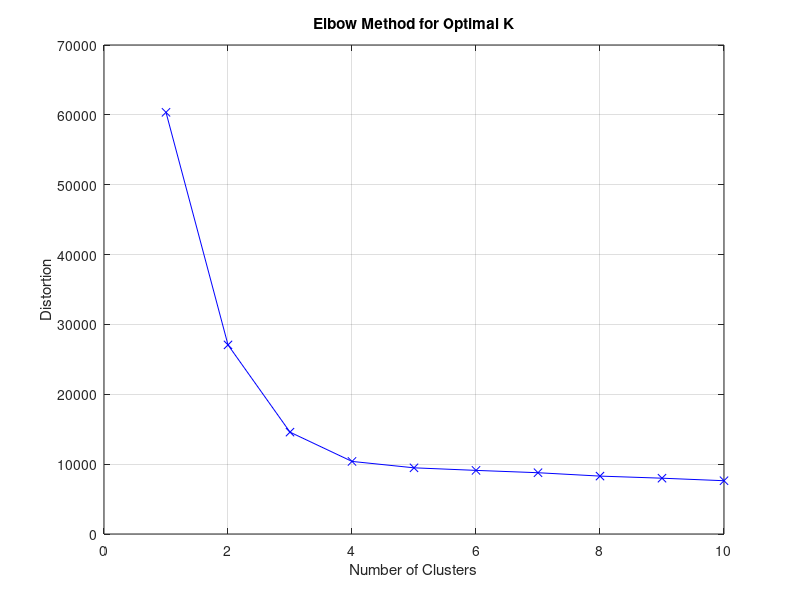
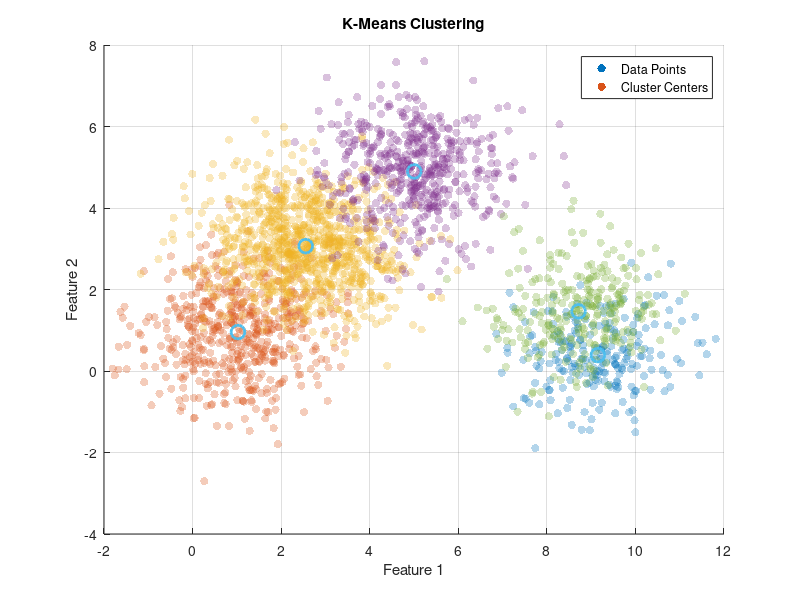
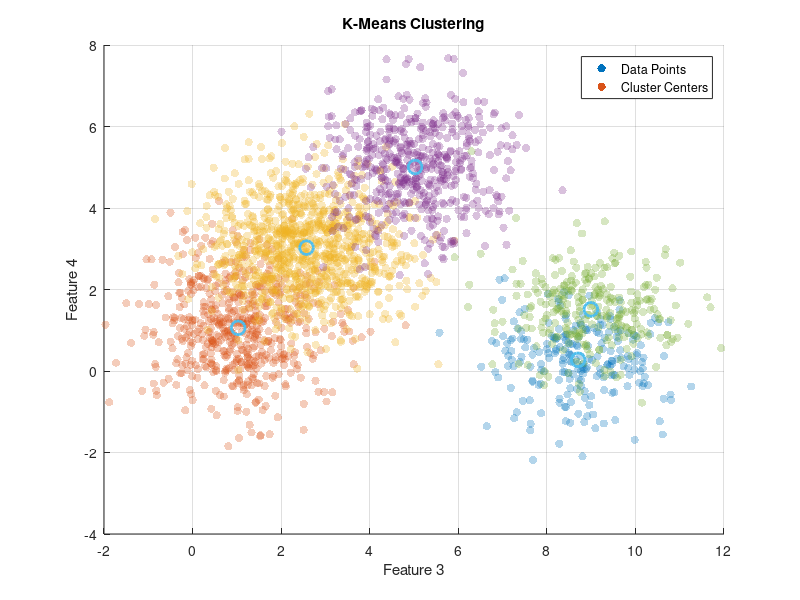

Write the MATLAB code that produced these figures, in order.
num_samples = 500;  % Number of data points
data_dim = 4;       % Dimensionality of data (changed to 4)
true_means = [1, 1, 1, 1; 5, 5, 5, 5; 9, 1, 9, 1; 2, 3, 2, 3; 3, 3, 3, 3];  % True cluster means (adjusted for 4 dimensions)

% Generate synthetic dataset
rng(1); % Set random seed for reproducibility
data = [];
for i = 1:size(true_means, 1)
    data = [data; mvnrnd(true_means(i,:), eye(data_dim), num_samples)];
end

% Automatic selection of the optimal number of clusters using the elbow method
max_clusters = 10;
distortions = zeros(1, max_clusters);
for k = 1:max_clusters
    [~, ~, sumd] = kmeans(data, k);
    distortions(k) = sum(sumd);
end

% Plot the elbow curve
figure;
plot(1:max_clusters, distortions, 'bx-');
title('Elbow Method for Optimal K');
xlabel('Number of Clusters');
ylabel('Distortion');
grid on;

% Select the optimal number of clusters based on the elbow curve (visual inspection)
optimal_num_clusters = input('Enter the optimal number of clusters: ');

% Perform K-Means clustering with the optimal number of clusters
[idx, centroids] = kmeans(data, optimal_num_clusters);

% Visualize the results
figure;
hold on;
color_map = lines(optimal_num_clusters);
for i = 1:optimal_num_clusters
    scatter(data(idx == i, 1), data(idx == i, 2), 36, color_map(i, :), 'filled', 'MarkerFaceAlpha', 0.3);
end
scatter(centroids(:, 1), centroids(:, 2), 100, 'rx', 'LineWidth', 2);
title('K-Means Clustering');
xlabel('Feature 1');
ylabel('Feature 2');
legend('Data Points', 'Cluster Centers');
grid on;
hold off;

% Visualize results in other dimensions
figure;
hold on;
for i = 1:optimal_num_clusters
    scatter(data(idx == i, 3), data(idx == i, 4), 36, color_map(i, :), 'filled', 'MarkerFaceAlpha', 0.3);
end
scatter(centroids(:, 3), centroids(:, 4), 100, 'rx', 'LineWidth', 2);
title('K-Means Clustering');
xlabel('Feature 3');
ylabel('Feature 4');
legend('Data Points', 'Cluster Centers');
grid on;
hold off;
